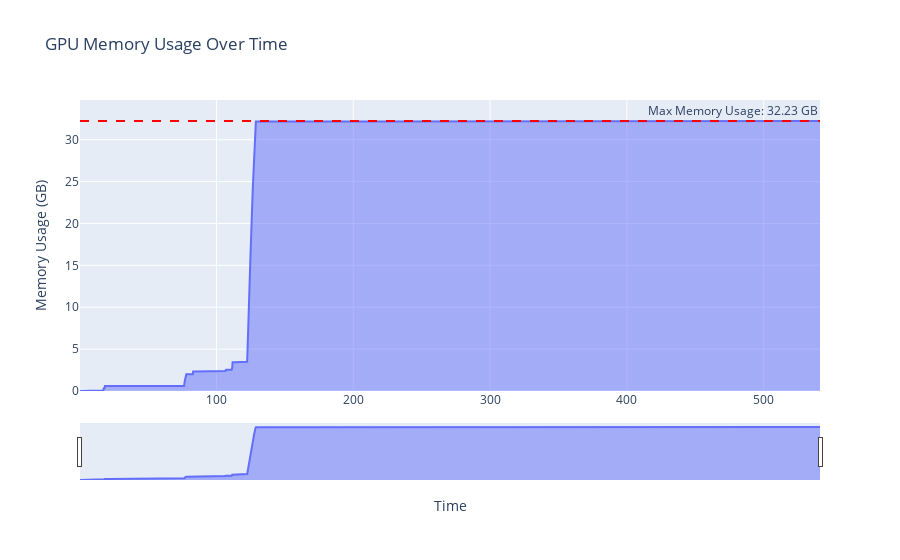

Notebook code for this chart:
### Code cell
# Create a dataframe for memory usage over time with datetime
memory_events = pd.DataFrame(
    [
        {
            "timestamp": ev.time_range.start / 1e3,  # convert to datetime
            # "memory": ev.device_memory_usage,
            # "memory": ev.device_memory_usage / 1024 ** 2,
            "memory": ev.device_memory_usage / 1024 ** 3,
            "name": ev.name
        }
        for ev in evs
        if ev.device_memory_usage is not None
    ]
)

# Sort by timestamp 
memory_events = memory_events.sort_values("timestamp")

# Create cumulative memory usage
memory_events["cumulative_memory"] = memory_events["memory"].cumsum()

# Create the plot
fig = px.area(
    memory_events, 
    x="timestamp",
    y="cumulative_memory",
    title="GPU Memory Usage Over Time",
    labels={
        "timestamp": "Time",
        "cumulative_memory": "Memory Usage (GB)"
    }
)

# add a vertical line at each time a module starts
# for example module PartViT_0/VisonTransformer_0/Sequential_0/Block_6/Attention_6 starts on the ev with minimum ev.time_range.start
# let's keep only PartViT_0/VisonTransformer_0/Sequential_0/Block_6
# df["last_module"]  = df["module"].apply(lambda x: x.split("/")[-1])
# df_grouped_by_module = df.groupby("last_module")
# for module, df_module in df_grouped_by_module:
#     module_start = df_module["cpu_start"].min()
#     # print(f"Module {module} starts at {module_start}")
#     fig.add_vline(
#         x=module_start.timestamp() * 1000,
#         line_dash="dash",
#         line_color="red",
#         annotation_text=module
#     )

df["main_module"] = df["module"].apply(lambda x: x.split("/")[1] if len(x.split("/")) > 1 else x)
df_grouped_by_module = df.groupby("main_module")
for module, df_module in df_grouped_by_module:
    module_start = df_module["cpu_start"].min()
    print(f"Module {module} starts at {module_start}")
    # add a vertical line at each time a module starts



fig.add_hline(
    y=memory_events["cumulative_memory"].max(), 
    line_dash="dash", 
    line_color="red",
    annotation_text=f"Max Memory Usage: {memory_events['cumulative_memory'].max():.2f} GB"
)
fig.update_xaxes(
    title_text="Time",
    tickformat='%L',
    ticklabelmode="period",
    rangeslider_visible=True,
)

fig.update_layout(
    xaxis_title="Time",
    yaxis_title="Memory Usage (GB)",
    showlegend=False
)

fig.show()

### Figure 1 — Plotly figure (JSON) as saved in the notebook; plotly's stock layout.template omitted (floating-point values rounded to 4 significant figures; data arrays with more than 128 entries replaced by an {"elided": "..."} marker saying what was removed)
{"data": [{"fillpattern": {"shape": ""}, "hovertemplate": "Time=%{x}<br>Memory Usage (GB)=%{y}<extra></extra>", "legendgroup": "", "line": {"color": "#636efa"}, "marker": {"symbol": "circle"}, "mode": "lines", "name": "", "orientation": "v", "showlegend": false, "stackgroup": "1", "type": "scatter", "x": {"elided": "3250 float values"}, "xaxis": "x", "y": {"elided": "3250 float values"}, "yaxis": "y"}], "layout": {"annotations": [{"showarrow": false, "text": "Max Memory Usage: 32.23 GB", "x": 1, "xanchor": "right", "xref": "x domain", "y": 32.23, "yanchor": "bottom", "yref": "y"}], "legend": {"tracegroupgap": 0}, "shapes": [{"line": {"color": "red", "dash": "dash"}, "type": "line", "x0": 0, "x1": 1, "xref": "x domain", "y0": 32.23, "y1": 32.23, "yref": "y"}], "showlegend": false, "title": {"text": "GPU Memory Usage Over Time"}, "xaxis": {"anchor": "y", "domain": [0, 1], "rangeslider": {"visible": true}, "tickformat": "%L", "ticklabelmode": "period", "title": {"text": "Time"}}, "yaxis": {"anchor": "x", "domain": [0, 1], "title": {"text": "Memory Usage (GB)"}}}}
